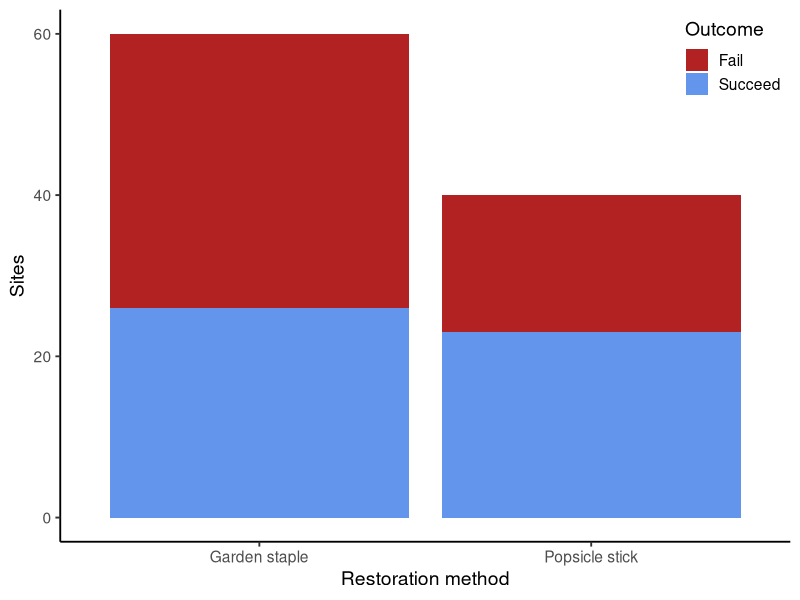
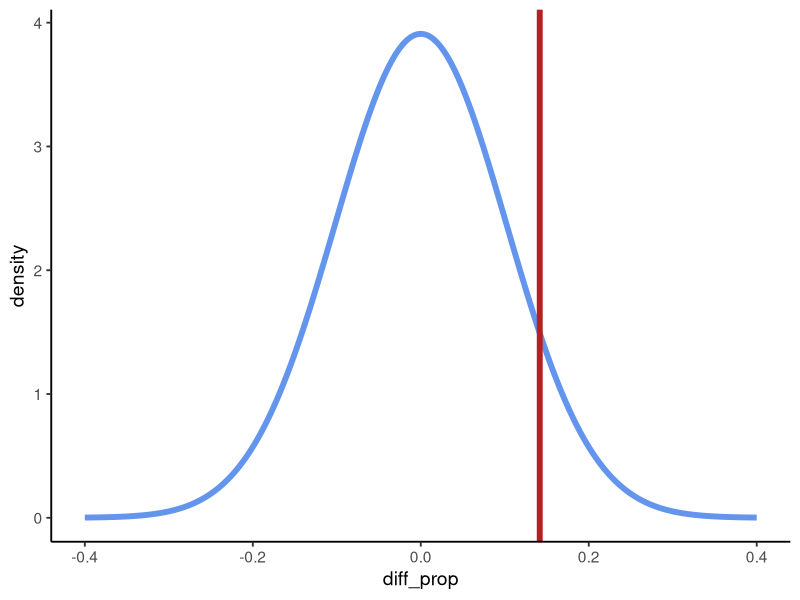
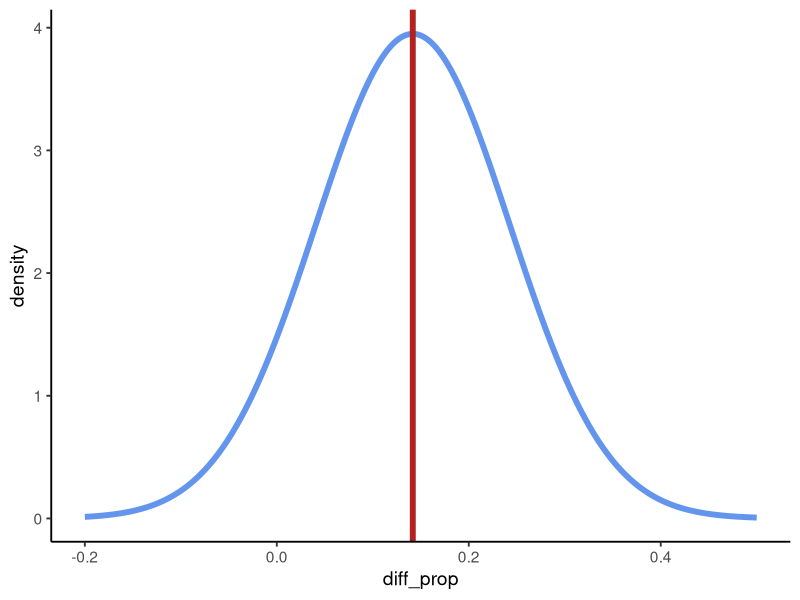

Generate these figures, in order, with R:
## ---- chunk 1
#| label: setup
#| message: false
#| warning: false

library(tidyverse)
theme_set(theme_classic(14))
set.seed(123)

## ---- chunk 2
#| label: fig-eelgrass-data
#| fig-cap: "Success of eelgrass restoration plots by restoration method."

restoration <- read_csv("data/eelgrass.csv",
                        show_col_types = FALSE)
ggplot(restoration, aes(treatment, fill = success_fct)) +
  geom_bar() +
  scale_fill_manual(values = c("firebrick", "cornflowerblue")) +
  labs(x = "Restoration method",
       y = "Sites",
       fill = "Outcome") +
  theme(legend.position = "inside",
        legend.position.inside = c(1, 1),
        legend.justification = c(1, 1))

## ---- chunk 3
#| label: q3

success_props <- restoration %>% 
  group_by(treatment) %>% 
  summarize(prop_success = mean(success))

diff_props <- success_props$prop_success[2] - success_props$prop_success[1]

diff_props

## ---- chunk 4
#| label: q4

# p_hat is the POOLED proportion, i.e. the overall proportion of success
p_hat <- sum(restoration$success) / nrow(restoration)

# n's are the number of observations in each treatment
# n1: number of garden staple observations
# n2: number of popsicle stick observations
n1 <- sum(restoration$treatment == "Garden staple")
n2 <- sum(restoration$treatment == "Popsicle stick")

se_p_hat <- sqrt(p_hat * (1 - p_hat) * (1 / n1 + 1 / n2))

## ---- chunk 5
#| label: fig-null-distribution

null_dist <- tibble(
  diff_prop = seq(-0.4, 0.4, length.out = 1000),
  density = dnorm(diff_prop, mean = 0, sd = se_p_hat)
)
 
ggplot(null_dist, aes(diff_prop, density)) +
  geom_line(color = "cornflowerblue", linewidth = 2) +
  geom_vline(xintercept = diff_props, color = "firebrick", linewidth = 2)

## ---- chunk 6
#| label: q5

p_val <- pnorm(diff_props, mean = 0, sd = se_p_hat, lower.tail = FALSE)
p_val

## ---- chunk 7
#| label: q8

# Calculate the proportions of the two treatments
# Let treatment 1 be "Garden staple"
p_hat1 <- mean(restoration$success[restoration$treatment == "Garden staple"])
# Let treatment 2 be "Popsicle stick"
p_hat2 <- mean(restoration$success[restoration$treatment == "Popsicle stick"])

# n1 and n2 remain the same from before

# Calculate standard error
se_diff_props <- sqrt(p_hat1 * (1 - p_hat1) / n1 + p_hat2 * (1 - p_hat2) / n2)
se_diff_props

## ---- chunk 8
#| label: fig-ci-sampling-distribution

sampling_dist <- tibble(
  diff_prop = seq(-0.2, 0.5, length.out = 1000),
  density = dnorm(diff_prop, mean = diff_props, sd = se_diff_props)
)
 
ggplot(sampling_dist, aes(diff_prop, density)) +
  geom_line(color = "cornflowerblue", linewidth = 2) +
  geom_vline(xintercept = diff_props, color = "firebrick", linewidth = 2)

## ---- chunk 9
#| label: q9

diff_props_ci <- qnorm(c(0.025, 0.975), mean = diff_props, sd = se_diff_props)
diff_props_ci

